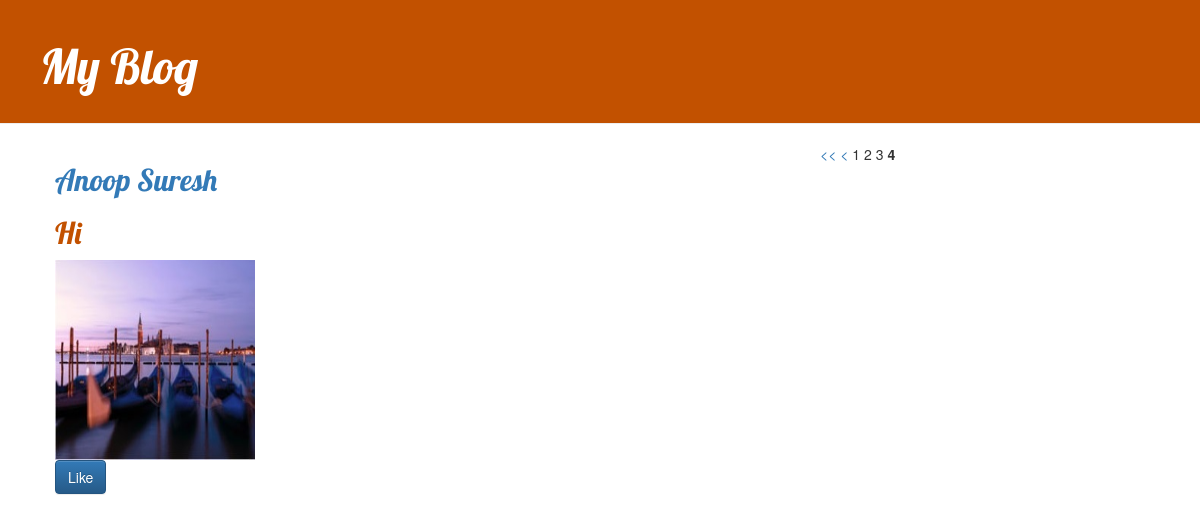
/newsfeed?page=4, run on the app's committed database.
### home/models.py (models this page shows, shortened)
class ImagePost(models.Model):
    author = models.ForeignKey(settings.AUTH_USER_MODEL, on_delete=models.CASCADE)
    title = models.TextField()
    cover = models.FileField(blank=True, upload_to='media/images/')
    timestamp=models.DateTimeField(auto_now_add=True)
    likes = models.ManyToManyField(User, related_name='likes', blank=True)

class Profile(models.Model):
    user = models.OneToOneField(User, on_delete=models.CASCADE)
    name= models.CharField(max_length=250,blank=True)
    email=models.EmailField(blank=True)
    phone = models.IntegerField(default=0,null=True)
    image = models.FileField(blank=True, upload_to='media/images/')
    friends = models.ManyToManyField("Profile", blank=True)

### home/views.py (the view)
# urls.py: path('newsfeed', views.newsfeed, name='newsfeed'),
def newsfeed(request):
    image=ImagePost.objects.all().order_by('timestamp')
    paginator=Paginator(image,2)
    page=request.GET.get('page')
    image=paginator.get_page(page)
    context={'image':image}
    return render(request, 'Newsfeed.html', context)

### home/templates/Newsfeed.html (shortened to what this page needs)
{% extends 'base.html' %}
{% block content %}
     {% for image in image %}
        <h2><a href="{% url 'list' pk=image.author.profile.pk %}">{{ image.author.profile.name }}</a></h2>
    <h2>{{ image.title }}</h2>
    {% if image.cover %}
    <img src="{{ image.cover.url}}" alt="{{ image.title }}" width="200px" height="200px">
    {% endif %}
<br>
            <button type="submit" class="btn btn-primary" name="post_id" value="{{image.id}}">Like</button></div>
    {% endfor %}
<div>
    {% if image.has_previous %}
    <a href="?page=1"><<</a>
    <a href="?page={{ image.previous_page_number }}"><</a>
    {% endif %}
{% for num in image.paginator.page_range %}
    {% if image.number == num %}
    <strong>{{ num }}</strong>
    {% else %}
    {{ num }}
    {% endif %}
{% endfor %}
</div>
    {% endblock %}

### home/static/css/blog.css (style rules this page uses)
h1,h2 { color:#C25100; font-family: 'Lobster'; }
h1, h2, h3, h4 { font-family: 'Lobster', cursive; }

### data on the page
ImagePost: author.profile.name "Anoop Suresh", title "Hi", cover (picture), {{ image.id }} 7 (drawn)

### other printed values
{{ num }} "1" "2" "3"
{{ num }} "4"
